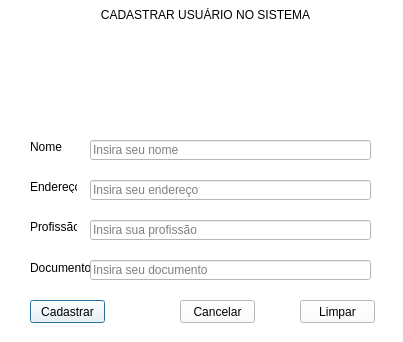
<?xml version="1.0" encoding="UTF-8"?>
<ui version="4.0">
 <class>Dialog</class>
 <widget class="QDialog" name="Dialog">
  <property name="geometry">
   <rect>
    <x>0</x>
    <y>0</y>
    <width>403</width>
    <height>342</height>
   </rect>
  </property>
  <property name="maximumSize">
   <size>
    <width>403</width>
    <height>344</height>
   </size>
  </property>
  <property name="windowTitle">
   <string>Dialog</string>
  </property>
  <property name="styleSheet">
   <string notr="true">background-color: rgb(255, 255, 255);</string>
  </property>
  <widget class="QLabel" name="label">
   <property name="geometry">
    <rect>
     <x>90</x>
     <y>0</y>
     <width>231</width>
     <height>31</height>
    </rect>
   </property>
   <property name="styleSheet">
    <string notr="true">color: rgb(0, 0, 0);
font: 75 10pt &quot;Arial&quot;;
background-color: rgb(255, 255, 255);</string>
   </property>
   <property name="text">
    <string>&lt;html&gt;&lt;head/&gt;&lt;body&gt;&lt;p align=&quot;center&quot;&gt;CADASTRAR USUÁRIO NO SISTEMA&lt;/p&gt;&lt;/body&gt;&lt;/html&gt;</string>
   </property>
  </widget>
  <widget class="QLabel" name="label_2">
   <property name="geometry">
    <rect>
     <x>30</x>
     <y>140</y>
     <width>47</width>
     <height>13</height>
    </rect>
   </property>
   <property name="text">
    <string>Nome</string>
   </property>
  </widget>
  <widget class="QLabel" name="label_3">
   <property name="geometry">
    <rect>
     <x>30</x>
     <y>180</y>
     <width>47</width>
     <height>13</height>
    </rect>
   </property>
   <property name="text">
    <string>Endereço</string>
   </property>
  </widget>
  <widget class="QLabel" name="label_4">
   <property name="geometry">
    <rect>
     <x>30</x>
     <y>260</y>
     <width>61</width>
     <height>16</height>
    </rect>
   </property>
   <property name="text">
    <string>Documento</string>
   </property>
  </widget>
  <widget class="QLabel" name="label_5">
   <property name="geometry">
    <rect>
     <x>30</x>
     <y>220</y>
     <width>47</width>
     <height>13</height>
    </rect>
   </property>
   <property name="text">
    <string>Profissão</string>
   </property>
  </widget>
  <widget class="QPushButton" name="btn_add">
   <property name="geometry">
    <rect>
     <x>30</x>
     <y>300</y>
     <width>75</width>
     <height>23</height>
    </rect>
   </property>
   <property name="styleSheet">
    <string notr="true">border-color: rgb(0, 0, 0);</string>
   </property>
   <property name="text">
    <string>Cadastrar</string>
   </property>
  </widget>
  <widget class="QPushButton" name="btn_cancel">
   <property name="geometry">
    <rect>
     <x>180</x>
     <y>300</y>
     <width>75</width>
     <height>23</height>
    </rect>
   </property>
   <property name="styleSheet">
    <string notr="true">border-color: rgb(0, 0, 0);</string>
   </property>
   <property name="text">
    <string>Cancelar</string>
   </property>
  </widget>
  <widget class="QPushButton" name="btn_clean">
   <property name="geometry">
    <rect>
     <x>300</x>
     <y>300</y>
     <width>75</width>
     <height>23</height>
    </rect>
   </property>
   <property name="styleSheet">
    <string notr="true">border-color: rgb(0, 0, 0);</string>
   </property>
   <property name="text">
    <string>Limpar</string>
   </property>
  </widget>
  <widget class="QLineEdit" name="input_name">
   <property name="geometry">
    <rect>
     <x>90</x>
     <y>140</y>
     <width>281</width>
     <height>20</height>
    </rect>
   </property>
   <property name="styleSheet">
    <string notr="true">border-color: rgb(0, 0, 0);</string>
   </property>
   <property name="placeholderText">
    <string>Insira seu nome</string>
   </property>
  </widget>
  <widget class="QLineEdit" name="input_addr">
   <property name="geometry">
    <rect>
     <x>90</x>
     <y>180</y>
     <width>281</width>
     <height>20</height>
    </rect>
   </property>
   <property name="styleSheet">
    <string notr="true">border-color: rgb(0, 0, 0);</string>
   </property>
   <property name="placeholderText">
    <string>Insira seu endereço</string>
   </property>
  </widget>
  <widget class="QLineEdit" name="input_job">
   <property name="geometry">
    <rect>
     <x>90</x>
     <y>220</y>
     <width>281</width>
     <height>20</height>
    </rect>
   </property>
   <property name="styleSheet">
    <string notr="true">border-color: rgb(0, 0, 0);</string>
   </property>
   <property name="placeholderText">
    <string>Insira sua profissão</string>
   </property>
  </widget>
  <widget class="QLineEdit" name="input_doc">
   <property name="geometry">
    <rect>
     <x>90</x>
     <y>260</y>
     <width>281</width>
     <height>20</height>
    </rect>
   </property>
   <property name="styleSheet">
    <string notr="true">border-color: rgb(0, 0, 0);</string>
   </property>
   <property name="placeholderText">
    <string>Insira seu documento</string>
   </property>
  </widget>
  <widget class="QLabel" name="label_6">
   <property name="geometry">
    <rect>
     <x>30</x>
     <y>40</y>
     <width>91</width>
     <height>91</height>
    </rect>
   </property>
   <property name="styleSheet">
    <string notr="true">image: url(:/img3/Icons/cadastrar.svg);</string>
   </property>
   <property name="text">
    <string>&lt;html&gt;&lt;head/&gt;&lt;body&gt;&lt;p align=&quot;center&quot;&gt;&lt;br/&gt;&lt;/p&gt;&lt;/body&gt;&lt;/html&gt;</string>
   </property>
  </widget>
 </widget>
 <resources>
  <include location="../img3.qrc"/>
 </resources>
 <connections/>
</ui>
